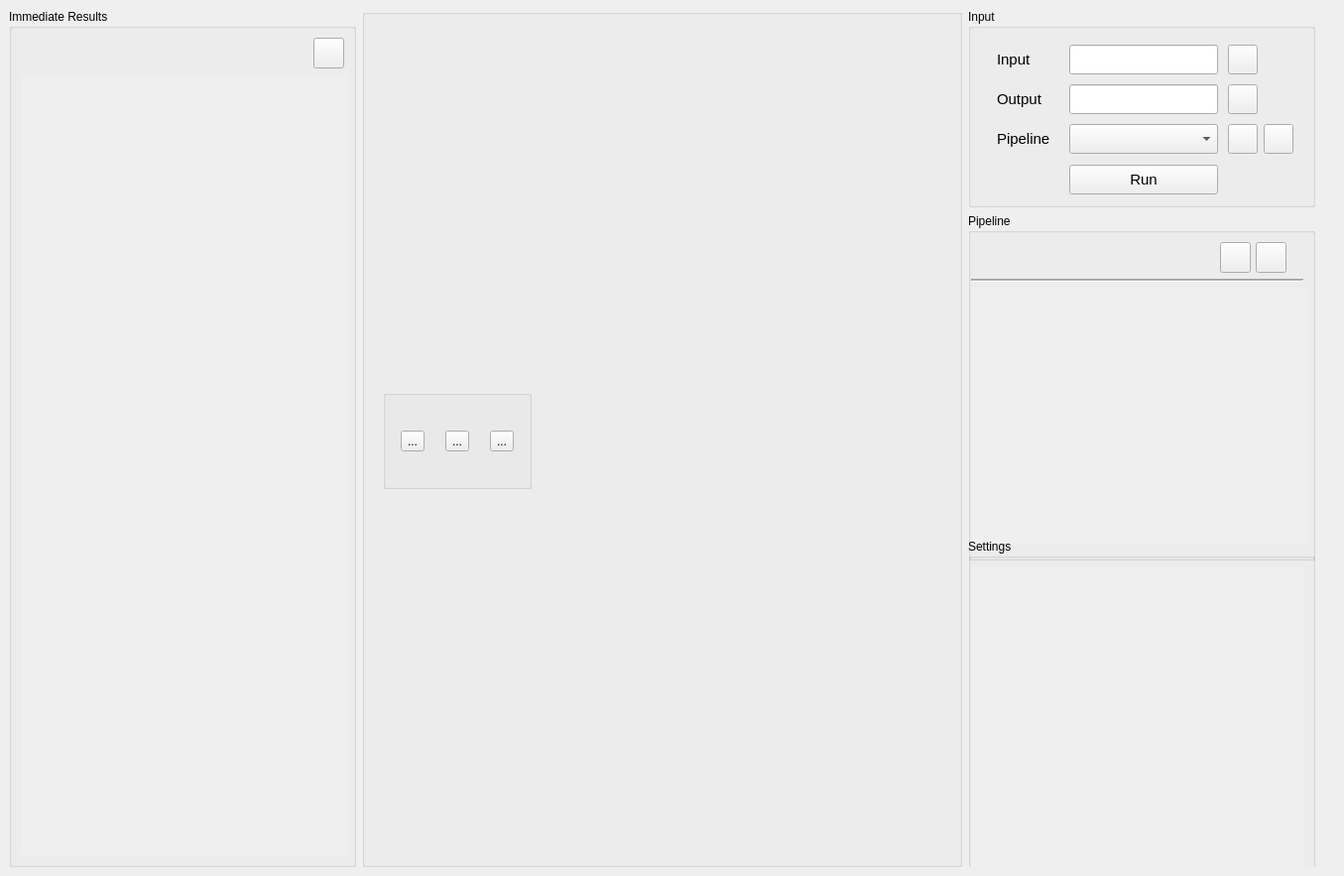
<?xml version="1.0" encoding="UTF-8"?>
<ui version="4.0">
 <class>MainWindow</class>
 <widget class="QMainWindow" name="MainWindow">
  <property name="geometry">
   <rect>
    <x>0</x>
    <y>0</y>
    <width>1355</width>
    <height>883</height>
   </rect>
  </property>
  <property name="windowTitle">
   <string>MainWindow</string>
  </property>
  <property name="accessibleName">
   <string notr="true">NEFI 2.0</string>
  </property>
  <widget class="QWidget" name="CentralView">
   <layout class="QVBoxLayout" name="verticalLayout_3">
    <item>
     <layout class="QHBoxLayout" name="main_window_layout">
      <item>
       <widget class="QGroupBox" name="left_panel">
        <property name="sizePolicy">
         <sizepolicy hsizetype="Fixed" vsizetype="Expanding">
          <horstretch>0</horstretch>
          <verstretch>0</verstretch>
         </sizepolicy>
        </property>
        <property name="minimumSize">
         <size>
          <width>350</width>
          <height>0</height>
         </size>
        </property>
        <property name="maximumSize">
         <size>
          <width>350</width>
          <height>16777215</height>
         </size>
        </property>
        <property name="title">
         <string>Immediate Results</string>
        </property>
        <layout class="QVBoxLayout" name="verticalLayout_6">
         <item alignment="Qt::AlignRight">
          <widget class="QPushButton" name="clear_immediate_btn">
           <property name="minimumSize">
            <size>
             <width>31</width>
             <height>31</height>
            </size>
           </property>
           <property name="maximumSize">
            <size>
             <width>31</width>
             <height>31</height>
            </size>
           </property>
           <property name="text">
            <string/>
           </property>
          </widget>
         </item>
         <item>
          <widget class="QScrollArea" name="left_scroll">
           <property name="sizePolicy">
            <sizepolicy hsizetype="Fixed" vsizetype="Expanding">
             <horstretch>0</horstretch>
             <verstretch>0</verstretch>
            </sizepolicy>
           </property>
           <property name="minimumSize">
            <size>
             <width>330</width>
             <height>0</height>
            </size>
           </property>
           <property name="maximumSize">
            <size>
             <width>330</width>
             <height>16777215</height>
            </size>
           </property>
           <property name="frameShape">
            <enum>QFrame::NoFrame</enum>
           </property>
           <property name="verticalScrollBarPolicy">
            <enum>Qt::ScrollBarAsNeeded</enum>
           </property>
           <property name="horizontalScrollBarPolicy">
            <enum>Qt::ScrollBarAlwaysOff</enum>
           </property>
           <property name="widgetResizable">
            <bool>true</bool>
           </property>
           <widget class="QWidget" name="left_scroll_results">
            <property name="geometry">
             <rect>
              <x>0</x>
              <y>0</y>
              <width>330</width>
              <height>781</height>
             </rect>
            </property>
            <property name="sizePolicy">
             <sizepolicy hsizetype="Fixed" vsizetype="Expanding">
              <horstretch>0</horstretch>
              <verstretch>0</verstretch>
             </sizepolicy>
            </property>
            <property name="minimumSize">
             <size>
              <width>330</width>
              <height>0</height>
             </size>
            </property>
            <property name="maximumSize">
             <size>
              <width>330</width>
              <height>16777215</height>
             </size>
            </property>
            <layout class="QVBoxLayout" name="verticalLayout_10">
             <item>
              <layout class="QVBoxLayout" name="left_scroll_results_vbox_layout"/>
             </item>
            </layout>
           </widget>
          </widget>
         </item>
        </layout>
       </widget>
      </item>
      <item>
       <widget class="QGroupBox" name="mid_panel">
        <property name="sizePolicy">
         <sizepolicy hsizetype="Expanding" vsizetype="Expanding">
          <horstretch>0</horstretch>
          <verstretch>0</verstretch>
         </sizepolicy>
        </property>
        <property name="minimumSize">
         <size>
          <width>300</width>
          <height>500</height>
         </size>
        </property>
        <layout class="QVBoxLayout" name="verticalLayout_7">
         <property name="leftMargin">
          <number>11</number>
         </property>
         <property name="topMargin">
          <number>11</number>
         </property>
         <property name="rightMargin">
          <number>11</number>
         </property>
         <property name="bottomMargin">
          <number>11</number>
         </property>
         <item>
          <layout class="QVBoxLayout" name="mid_panel_main_layout">
           <property name="leftMargin">
            <number>7</number>
           </property>
           <property name="topMargin">
            <number>7</number>
           </property>
           <property name="rightMargin">
            <number>7</number>
           </property>
           <property name="bottomMargin">
            <number>7</number>
           </property>
           <item>
            <layout class="QVBoxLayout" name="mid_panel_layout"/>
           </item>
           <item>
            <widget class="QGroupBox" name="groupBox_5">
             <property name="sizePolicy">
              <sizepolicy hsizetype="Preferred" vsizetype="Fixed">
               <horstretch>0</horstretch>
               <verstretch>0</verstretch>
              </sizepolicy>
             </property>
             <property name="maximumSize">
              <size>
               <width>150</width>
               <height>100</height>
              </size>
             </property>
             <property name="layoutDirection">
              <enum>Qt::LeftToRight</enum>
             </property>
             <property name="title">
              <string/>
             </property>
             <property name="alignment">
              <set>Qt::AlignLeading|Qt::AlignLeft|Qt::AlignVCenter</set>
             </property>
             <property name="flat">
              <bool>true</bool>
             </property>
             <layout class="QHBoxLayout" name="horizontalLayout_5">
              <property name="leftMargin">
               <number>0</number>
              </property>
              <property name="topMargin">
               <number>0</number>
              </property>
              <property name="rightMargin">
               <number>0</number>
              </property>
              <property name="bottomMargin">
               <number>0</number>
              </property>
              <item>
               <widget class="QToolButton" name="zoom_in">
                <property name="text">
                 <string>...</string>
                </property>
                <property name="icon">
                 <iconset>
                  <normaloff>../assets/images/plus.png</normaloff>../assets/images/plus.png</iconset>
                </property>
               </widget>
              </item>
              <item>
               <widget class="QToolButton" name="zoom_out">
                <property name="text">
                 <string>...</string>
                </property>
                <property name="icon">
                 <iconset>
                  <normalon>../assets/images/minus.png</normalon>
                 </iconset>
                </property>
               </widget>
              </item>
              <item>
               <widget class="QToolButton" name="resize">
                <property name="text">
                 <string>...</string>
                </property>
                <property name="icon">
                 <iconset>
                  <normaloff>../assets/images/resize.png</normaloff>../assets/images/resize.png</iconset>
                </property>
               </widget>
              </item>
             </layout>
            </widget>
           </item>
          </layout>
         </item>
        </layout>
       </widget>
      </item>
      <item>
       <widget class="QWidget" name="right_panel" native="true">
        <property name="enabled">
         <bool>true</bool>
        </property>
        <property name="sizePolicy">
         <sizepolicy hsizetype="Fixed" vsizetype="Expanding">
          <horstretch>0</horstretch>
          <verstretch>0</verstretch>
         </sizepolicy>
        </property>
        <property name="minimumSize">
         <size>
          <width>370</width>
          <height>500</height>
         </size>
        </property>
        <property name="maximumSize">
         <size>
          <width>370</width>
          <height>16777215</height>
         </size>
        </property>
        <layout class="QVBoxLayout" name="verticalLayout_9">
         <property name="leftMargin">
          <number>0</number>
         </property>
         <property name="topMargin">
          <number>0</number>
         </property>
         <item>
          <widget class="QGroupBox" name="input_box">
           <property name="minimumSize">
            <size>
             <width>350</width>
             <height>200</height>
            </size>
           </property>
           <property name="maximumSize">
            <size>
             <width>350</width>
             <height>16777215</height>
            </size>
           </property>
           <property name="title">
            <string>Input</string>
           </property>
           <layout class="QVBoxLayout" name="verticalLayout_11">
            <property name="topMargin">
             <number>11</number>
            </property>
            <item>
             <layout class="QVBoxLayout" name="verticalLayout_5">
              <property name="spacing">
               <number>0</number>
              </property>
              <property name="leftMargin">
               <number>0</number>
              </property>
              <item>
               <widget class="QWidget" name="widget_3" native="true">
                <property name="sizePolicy">
                 <sizepolicy hsizetype="Fixed" vsizetype="Fixed">
                  <horstretch>0</horstretch>
                  <verstretch>0</verstretch>
                 </sizepolicy>
                </property>
                <property name="minimumSize">
                 <size>
                  <width>330</width>
                  <height>40</height>
                 </size>
                </property>
                <property name="maximumSize">
                 <size>
                  <width>340</width>
                  <height>40</height>
                 </size>
                </property>
                <property name="baseSize">
                 <size>
                  <width>350</width>
                  <height>50</height>
                 </size>
                </property>
                <widget class="QLabel" name="custom_label">
                 <property name="geometry">
                  <rect>
                   <x>-10</x>
                   <y>0</y>
                   <width>124</width>
                   <height>40</height>
                  </rect>
                 </property>
                 <property name="minimumSize">
                  <size>
                   <width>100</width>
                   <height>30</height>
                  </size>
                 </property>
                 <property name="maximumSize">
                  <size>
                   <width>130</width>
                   <height>16777215</height>
                  </size>
                 </property>
                 <property name="font">
                  <font>
                   <pointsize>11</pointsize>
                  </font>
                 </property>
                 <property name="styleSheet">
                  <string notr="true">margin-left : 23px</string>
                 </property>
                 <property name="text">
                  <string>Input</string>
                 </property>
                </widget>
                <widget class="QLineEdit" name="lineEdit">
                 <property name="geometry">
                  <rect>
                   <x>90</x>
                   <y>5</y>
                   <width>150</width>
                   <height>30</height>
                  </rect>
                 </property>
                 <property name="sizePolicy">
                  <sizepolicy hsizetype="Preferred" vsizetype="Preferred">
                   <horstretch>0</horstretch>
                   <verstretch>0</verstretch>
                  </sizepolicy>
                 </property>
                 <property name="minimumSize">
                  <size>
                   <width>150</width>
                   <height>30</height>
                  </size>
                 </property>
                 <property name="maximumSize">
                  <size>
                   <width>150</width>
                   <height>30</height>
                  </size>
                 </property>
                 <property name="font">
                  <font>
                   <pointsize>9</pointsize>
                  </font>
                 </property>
                 <property name="styleSheet">
                  <string notr="true"/>
                 </property>
                 <property name="alignment">
                  <set>Qt::AlignLeading|Qt::AlignLeft|Qt::AlignVCenter</set>
                 </property>
                 <property name="dragEnabled">
                  <bool>false</bool>
                 </property>
                </widget>
                <widget class="QPushButton" name="input_btn">
                 <property name="geometry">
                  <rect>
                   <x>250</x>
                   <y>5</y>
                   <width>30</width>
                   <height>30</height>
                  </rect>
                 </property>
                 <property name="sizePolicy">
                  <sizepolicy hsizetype="Minimum" vsizetype="Preferred">
                   <horstretch>0</horstretch>
                   <verstretch>0</verstretch>
                  </sizepolicy>
                 </property>
                 <property name="minimumSize">
                  <size>
                   <width>30</width>
                   <height>30</height>
                  </size>
                 </property>
                 <property name="maximumSize">
                  <size>
                   <width>30</width>
                   <height>30</height>
                  </size>
                 </property>
                 <property name="text">
                  <string/>
                 </property>
                </widget>
               </widget>
              </item>
              <item>
               <widget class="QWidget" name="widget_2" native="true">
                <property name="sizePolicy">
                 <sizepolicy hsizetype="Fixed" vsizetype="Fixed">
                  <horstretch>0</horstretch>
                  <verstretch>0</verstretch>
                 </sizepolicy>
                </property>
                <property name="minimumSize">
                 <size>
                  <width>330</width>
                  <height>40</height>
                 </size>
                </property>
                <property name="maximumSize">
                 <size>
                  <width>350</width>
                  <height>40</height>
                 </size>
                </property>
                <property name="baseSize">
                 <size>
                  <width>350</width>
                  <height>50</height>
                 </size>
                </property>
                <property name="styleSheet">
                 <string notr="true"/>
                </property>
                <widget class="QLabel" name="label_3">
                 <property name="geometry">
                  <rect>
                   <x>-10</x>
                   <y>0</y>
                   <width>124</width>
                   <height>40</height>
                  </rect>
                 </property>
                 <property name="minimumSize">
                  <size>
                   <width>100</width>
                   <height>0</height>
                  </size>
                 </property>
                 <property name="maximumSize">
                  <size>
                   <width>130</width>
                   <height>16777215</height>
                  </size>
                 </property>
                 <property name="font">
                  <font>
                   <pointsize>11</pointsize>
                  </font>
                 </property>
                 <property name="styleSheet">
                  <string notr="true">margin-left : 23px</string>
                 </property>
                 <property name="text">
                  <string>Output</string>
                 </property>
                </widget>
                <widget class="QLineEdit" name="custom_line_edit">
                 <property name="geometry">
                  <rect>
                   <x>90</x>
                   <y>5</y>
                   <width>150</width>
                   <height>30</height>
                  </rect>
                 </property>
                 <property name="sizePolicy">
                  <sizepolicy hsizetype="Preferred" vsizetype="Preferred">
                   <horstretch>0</horstretch>
                   <verstretch>0</verstretch>
                  </sizepolicy>
                 </property>
                 <property name="minimumSize">
                  <size>
                   <width>150</width>
                   <height>30</height>
                  </size>
                 </property>
                 <property name="maximumSize">
                  <size>
                   <width>150</width>
                   <height>30</height>
                  </size>
                 </property>
                 <property name="font">
                  <font>
                   <pointsize>9</pointsize>
                  </font>
                 </property>
                 <property name="styleSheet">
                  <string notr="true"/>
                 </property>
                 <property name="alignment">
                  <set>Qt::AlignLeading|Qt::AlignLeft|Qt::AlignVCenter</set>
                 </property>
                </widget>
                <widget class="QPushButton" name="output_btn">
                 <property name="geometry">
                  <rect>
                   <x>250</x>
                   <y>5</y>
                   <width>30</width>
                   <height>30</height>
                  </rect>
                 </property>
                 <property name="sizePolicy">
                  <sizepolicy hsizetype="Minimum" vsizetype="Preferred">
                   <horstretch>0</horstretch>
                   <verstretch>0</verstretch>
                  </sizepolicy>
                 </property>
                 <property name="minimumSize">
                  <size>
                   <width>30</width>
                   <height>30</height>
                  </size>
                 </property>
                 <property name="maximumSize">
                  <size>
                   <width>30</width>
                   <height>30</height>
                  </size>
                 </property>
                 <property name="text">
                  <string/>
                 </property>
                </widget>
               </widget>
              </item>
              <item>
               <widget class="QWidget" name="widget" native="true">
                <property name="sizePolicy">
                 <sizepolicy hsizetype="Fixed" vsizetype="Fixed">
                  <horstretch>0</horstretch>
                  <verstretch>0</verstretch>
                 </sizepolicy>
                </property>
                <property name="minimumSize">
                 <size>
                  <width>330</width>
                  <height>40</height>
                 </size>
                </property>
                <property name="maximumSize">
                 <size>
                  <width>350</width>
                  <height>40</height>
                 </size>
                </property>
                <property name="baseSize">
                 <size>
                  <width>350</width>
                  <height>50</height>
                 </size>
                </property>
                <property name="styleSheet">
                 <string notr="true"/>
                </property>
                <layout class="QHBoxLayout" name="horizontalLayout_3">
                 <property name="sizeConstraint">
                  <enum>QLayout::SetNoConstraint</enum>
                 </property>
                 <property name="leftMargin">
                  <number>0</number>
                 </property>
                 <property name="topMargin">
                  <number>0</number>
                 </property>
                 <property name="bottomMargin">
                  <number>0</number>
                 </property>
                 <item>
                  <widget class="QWidget" name="widget_5" native="true">
                   <property name="minimumSize">
                    <size>
                     <width>0</width>
                     <height>40</height>
                    </size>
                   </property>
                   <widget class="QLabel" name="fav_label">
                    <property name="geometry">
                     <rect>
                      <x>-10</x>
                      <y>0</y>
                      <width>100</width>
                      <height>40</height>
                     </rect>
                    </property>
                    <property name="minimumSize">
                     <size>
                      <width>100</width>
                      <height>0</height>
                     </size>
                    </property>
                    <property name="maximumSize">
                     <size>
                      <width>130</width>
                      <height>16777215</height>
                     </size>
                    </property>
                    <property name="font">
                     <font>
                      <pointsize>11</pointsize>
                     </font>
                    </property>
                    <property name="styleSheet">
                     <string notr="true">margin-left : 23px</string>
                    </property>
                    <property name="text">
                     <string>Pipeline</string>
                    </property>
                    <property name="margin">
                     <number>0</number>
                    </property>
                   </widget>
                   <widget class="QComboBox" name="fav_pips_combo_box">
                    <property name="geometry">
                     <rect>
                      <x>90</x>
                      <y>5</y>
                      <width>150</width>
                      <height>30</height>
                     </rect>
                    </property>
                    <property name="sizePolicy">
                     <sizepolicy hsizetype="Preferred" vsizetype="Preferred">
                      <horstretch>0</horstretch>
                      <verstretch>0</verstretch>
                     </sizepolicy>
                    </property>
                    <property name="minimumSize">
                     <size>
                      <width>150</width>
                      <height>30</height>
                     </size>
                    </property>
                    <property name="maximumSize">
                     <size>
                      <width>150</width>
                      <height>30</height>
                     </size>
                    </property>
                    <property name="baseSize">
                     <size>
                      <width>150</width>
                      <height>0</height>
                     </size>
                    </property>
                    <property name="font">
                     <font>
                      <pointsize>9</pointsize>
                      <italic>false</italic>
                     </font>
                    </property>
                    <property name="layoutDirection">
                     <enum>Qt::LeftToRight</enum>
                    </property>
                    <property name="styleSheet">
                     <string notr="true"/>
                    </property>
                    <property name="minimumContentsLength">
                     <number>150</number>
                    </property>
                   </widget>
                   <widget class="QPushButton" name="open_pip_btn">
                    <property name="geometry">
                     <rect>
                      <x>250</x>
                      <y>5</y>
                      <width>30</width>
                      <height>30</height>
                     </rect>
                    </property>
                    <property name="minimumSize">
                     <size>
                      <width>30</width>
                      <height>30</height>
                     </size>
                    </property>
                    <property name="maximumSize">
                     <size>
                      <width>30</width>
                      <height>30</height>
                     </size>
                    </property>
                    <property name="text">
                     <string/>
                    </property>
                   </widget>
                   <widget class="QPushButton" name="save_btn">
                    <property name="geometry">
                     <rect>
                      <x>286</x>
                      <y>5</y>
                      <width>30</width>
                      <height>30</height>
                     </rect>
                    </property>
                    <property name="sizePolicy">
                     <sizepolicy hsizetype="Preferred" vsizetype="Preferred">
                      <horstretch>0</horstretch>
                      <verstretch>0</verstretch>
                     </sizepolicy>
                    </property>
                    <property name="minimumSize">
                     <size>
                      <width>30</width>
                      <height>30</height>
                     </size>
                    </property>
                    <property name="maximumSize">
                     <size>
                      <width>30</width>
                      <height>30</height>
                     </size>
                    </property>
                    <property name="text">
                     <string/>
                    </property>
                   </widget>
                  </widget>
                 </item>
                </layout>
               </widget>
              </item>
             </layout>
            </item>
            <item>
             <widget class="QWidget" name="run_btn_widget" native="true">
              <property name="minimumSize">
               <size>
                <width>330</width>
                <height>30</height>
               </size>
              </property>
              <property name="maximumSize">
               <size>
                <width>145</width>
                <height>30</height>
               </size>
              </property>
              <widget class="QPushButton" name="run_btn">
               <property name="geometry">
                <rect>
                 <x>90</x>
                 <y>0</y>
                 <width>150</width>
                 <height>30</height>
                </rect>
               </property>
               <property name="sizePolicy">
                <sizepolicy hsizetype="Minimum" vsizetype="Fixed">
                 <horstretch>100</horstretch>
                 <verstretch>30</verstretch>
                </sizepolicy>
               </property>
               <property name="minimumSize">
                <size>
                 <width>150</width>
                 <height>30</height>
                </size>
               </property>
               <property name="maximumSize">
                <size>
                 <width>145</width>
                 <height>30</height>
                </size>
               </property>
               <property name="font">
                <font>
                 <pointsize>11</pointsize>
                 <weight>50</weight>
                 <bold>false</bold>
                </font>
               </property>
               <property name="styleSheet">
                <string notr="true"/>
               </property>
               <property name="text">
                <string>Run</string>
               </property>
               <property name="checkable">
                <bool>false</bool>
               </property>
              </widget>
             </widget>
            </item>
           </layout>
          </widget>
         </item>
         <item>
          <widget class="QGroupBox" name="pip_collapsable">
           <property name="sizePolicy">
            <sizepolicy hsizetype="Preferred" vsizetype="Preferred">
             <horstretch>0</horstretch>
             <verstretch>0</verstretch>
            </sizepolicy>
           </property>
           <property name="minimumSize">
            <size>
             <width>350</width>
             <height>350</height>
            </size>
           </property>
           <property name="maximumSize">
            <size>
             <width>350</width>
             <height>16777215</height>
            </size>
           </property>
           <property name="baseSize">
            <size>
             <width>350</width>
             <height>350</height>
            </size>
           </property>
           <property name="title">
            <string notr="true">Pipeline</string>
           </property>
           <property name="alignment">
            <set>Qt::AlignLeading|Qt::AlignLeft|Qt::AlignTop</set>
           </property>
           <property name="flat">
            <bool>true</bool>
           </property>
           <layout class="QVBoxLayout" name="verticalLayout_2">
            <property name="leftMargin">
             <number>0</number>
            </property>
            <item>
             <widget class="QWidget" name="widget_4" native="true">
              <property name="minimumSize">
               <size>
                <width>0</width>
                <height>31</height>
               </size>
              </property>
              <widget class="QPushButton" name="add_btn">
               <property name="geometry">
                <rect>
                 <x>251</x>
                 <y>0</y>
                 <width>31</width>
                 <height>31</height>
                </rect>
               </property>
               <property name="minimumSize">
                <size>
                 <width>31</width>
                 <height>31</height>
                </size>
               </property>
               <property name="maximumSize">
                <size>
                 <width>31</width>
                 <height>31</height>
                </size>
               </property>
               <property name="text">
                <string/>
               </property>
              </widget>
              <widget class="QPushButton" name="delete_btn">
               <property name="geometry">
                <rect>
                 <x>287</x>
                 <y>0</y>
                 <width>31</width>
                 <height>31</height>
                </rect>
               </property>
               <property name="minimumSize">
                <size>
                 <width>31</width>
                 <height>31</height>
                </size>
               </property>
               <property name="maximumSize">
                <size>
                 <width>31</width>
                 <height>31</height>
                </size>
               </property>
               <property name="text">
                <string/>
               </property>
              </widget>
              <widget class="QLabel" name="current_pip_label">
               <property name="geometry">
                <rect>
                 <x>1</x>
                 <y>4</y>
                 <width>130</width>
                 <height>22</height>
                </rect>
               </property>
               <property name="minimumSize">
                <size>
                 <width>130</width>
                 <height>0</height>
                </size>
               </property>
               <property name="maximumSize">
                <size>
                 <width>130</width>
                 <height>16777215</height>
                </size>
               </property>
               <property name="font">
                <font>
                 <pointsize>11</pointsize>
                 <weight>75</weight>
                 <bold>true</bold>
                </font>
               </property>
               <property name="styleSheet">
                <string notr="true">margin-left : 20px</string>
               </property>
               <property name="text">
                <string/>
               </property>
               <property name="alignment">
                <set>Qt::AlignLeading|Qt::AlignLeft|Qt::AlignVCenter</set>
               </property>
              </widget>
             </widget>
            </item>
            <item>
             <widget class="Line" name="line">
              <property name="sizePolicy">
               <sizepolicy hsizetype="Expanding" vsizetype="Fixed">
                <horstretch>0</horstretch>
                <verstretch>0</verstretch>
               </sizepolicy>
              </property>
              <property name="midLineWidth">
               <number>1</number>
              </property>
              <property name="orientation">
               <enum>Qt::Horizontal</enum>
              </property>
             </widget>
            </item>
            <item>
             <widget class="QScrollArea" name="pip_scroll">
              <property name="sizePolicy">
               <sizepolicy hsizetype="Preferred" vsizetype="Expanding">
                <horstretch>0</horstretch>
                <verstretch>0</verstretch>
               </sizepolicy>
              </property>
              <property name="minimumSize">
               <size>
                <width>340</width>
                <height>200</height>
               </size>
              </property>
              <property name="frameShape">
               <enum>QFrame::NoFrame</enum>
              </property>
              <property name="frameShadow">
               <enum>QFrame::Plain</enum>
              </property>
              <property name="horizontalScrollBarPolicy">
               <enum>Qt::ScrollBarAlwaysOff</enum>
              </property>
              <property name="sizeAdjustPolicy">
               <enum>QAbstractScrollArea::AdjustToContents</enum>
              </property>
              <property name="widgetResizable">
               <bool>true</bool>
              </property>
              <property name="alignment">
               <set>Qt::AlignCenter</set>
              </property>
              <widget class="QWidget" name="pip_scroll_vbox_layout">
               <property name="geometry">
                <rect>
                 <x>0</x>
                 <y>0</y>
                 <width>340</width>
                 <height>250</height>
                </rect>
               </property>
               <property name="sizePolicy">
                <sizepolicy hsizetype="Preferred" vsizetype="Expanding">
                 <horstretch>0</horstretch>
                 <verstretch>0</verstretch>
                </sizepolicy>
               </property>
               <layout class="QVBoxLayout" name="verticalLayout_4">
                <item>
                 <layout class="QVBoxLayout" name="pip_widget_vbox_layout">
                  <property name="spacing">
                   <number>2</number>
                  </property>
                  <property name="sizeConstraint">
                   <enum>QLayout::SetDefaultConstraint</enum>
                  </property>
                 </layout>
                </item>
               </layout>
              </widget>
             </widget>
            </item>
            <item>
             <spacer name="verticalSpacer">
              <property name="orientation">
               <enum>Qt::Vertical</enum>
              </property>
              <property name="sizeType">
               <enum>QSizePolicy::Fixed</enum>
              </property>
              <property name="sizeHint" stdset="0">
               <size>
                <width>5</width>
                <height>5</height>
               </size>
              </property>
             </spacer>
            </item>
           </layout>
          </widget>
         </item>
         <item>
          <widget class="QGroupBox" name="settings_collapsable">
           <property name="enabled">
            <bool>true</bool>
           </property>
           <property name="sizePolicy">
            <sizepolicy hsizetype="Preferred" vsizetype="Preferred">
             <horstretch>0</horstretch>
             <verstretch>0</verstretch>
            </sizepolicy>
           </property>
           <property name="minimumSize">
            <size>
             <width>350</width>
             <height>350</height>
            </size>
           </property>
           <property name="maximumSize">
            <size>
             <width>350</width>
             <height>16777215</height>
            </size>
           </property>
           <property name="acceptDrops">
            <bool>false</bool>
           </property>
           <property name="title">
            <string>Settings</string>
           </property>
           <property name="alignment">
            <set>Qt::AlignLeading|Qt::AlignLeft|Qt::AlignTop</set>
           </property>
           <property name="flat">
            <bool>false</bool>
           </property>
           <property name="checkable">
            <bool>false</bool>
           </property>
           <layout class="QVBoxLayout" name="verticalLayout">
            <property name="leftMargin">
             <number>0</number>
            </property>
            <property name="bottomMargin">
             <number>0</number>
            </property>
            <item>
             <widget class="QScrollArea" name="setting_scroll">
              <property name="sizePolicy">
               <sizepolicy hsizetype="Preferred" vsizetype="Preferred">
                <horstretch>0</horstretch>
                <verstretch>0</verstretch>
               </sizepolicy>
              </property>
              <property name="maximumSize">
               <size>
                <width>16777215</width>
                <height>16777215</height>
               </size>
              </property>
              <property name="frameShape">
               <enum>QFrame::NoFrame</enum>
              </property>
              <property name="frameShadow">
               <enum>QFrame::Plain</enum>
              </property>
              <property name="horizontalScrollBarPolicy">
               <enum>Qt::ScrollBarAlwaysOff</enum>
              </property>
              <property name="widgetResizable">
               <bool>true</bool>
              </property>
              <property name="alignment">
               <set>Qt::AlignHCenter|Qt::AlignTop</set>
              </property>
              <widget class="QWidget" name="settings_scroll_vbox_layout">
               <property name="geometry">
                <rect>
                 <x>0</x>
                 <y>0</y>
                 <width>337</width>
                 <height>321</height>
                </rect>
               </property>
               <property name="sizePolicy">
                <sizepolicy hsizetype="Preferred" vsizetype="Preferred">
                 <horstretch>0</horstretch>
                 <verstretch>0</verstretch>
                </sizepolicy>
               </property>
               <property name="baseSize">
                <size>
                 <width>0</width>
                 <height>400</height>
                </size>
               </property>
               <layout class="QVBoxLayout" name="settings_scroll_vbox_layout_2">
                <property name="sizeConstraint">
                 <enum>QLayout::SetDefaultConstraint</enum>
                </property>
                <property name="topMargin">
                 <number>0</number>
                </property>
                <item>
                 <layout class="QVBoxLayout" name="select_cat_alg_vbox_layout"/>
                </item>
                <item>
                 <widget class="QStackedWidget" name="stackedWidget_Settings"/>
                </item>
               </layout>
              </widget>
             </widget>
            </item>
           </layout>
          </widget>
         </item>
        </layout>
       </widget>
      </item>
     </layout>
    </item>
   </layout>
  </widget>
  <action name="PipelineMenu">
   <property name="text">
    <string>Pipeline</string>
   </property>
   <property name="toolTip">
    <string>Menuentrys for saving and loading pipelines</string>
   </property>
  </action>
  <action name="actionImages">
   <property name="text">
    <string>Images</string>
   </property>
   <property name="toolTip">
    <string>Menu for saving and loading images</string>
   </property>
  </action>
  <action name="actionLoad">
   <property name="text">
    <string>Load</string>
   </property>
   <property name="toolTip">
    <string>Load a presaved pipeline in json format</string>
   </property>
  </action>
  <action name="actionSave">
   <property name="text">
    <string>Save</string>
   </property>
   <property name="toolTip">
    <string>Save the pipeline settings in a json format. You can load your specified Pipeline in later program calls to process the same settings on other images.</string>
   </property>
  </action>
  <action name="actionLoad_2">
   <property name="text">
    <string>Load</string>
   </property>
   <property name="toolTip">
    <string>Load a presaved Pipeline in json format.</string>
   </property>
  </action>
  <action name="actionSave_2">
   <property name="text">
    <string>Specify Output location</string>
   </property>
   <property name="toolTip">
    <string>Specify the default output location in yout file system. Your processed images and graphs will be stored there after processing.</string>
   </property>
  </action>
  <action name="actionLoad_3">
   <property name="text">
    <string>Load Image</string>
   </property>
   <property name="toolTip">
    <string>Load a single image file from the file system.</string>
   </property>
  </action>
  <action name="actionLoad_Image_Folder">
   <property name="text">
    <string>Load Image Folder</string>
   </property>
   <property name="toolTip">
    <string>Load a complete folder of images. To display immediate results, the program will use the first image of the folder as default.</string>
   </property>
  </action>
 </widget>
 <resources/>
 <connections/>
</ui>
